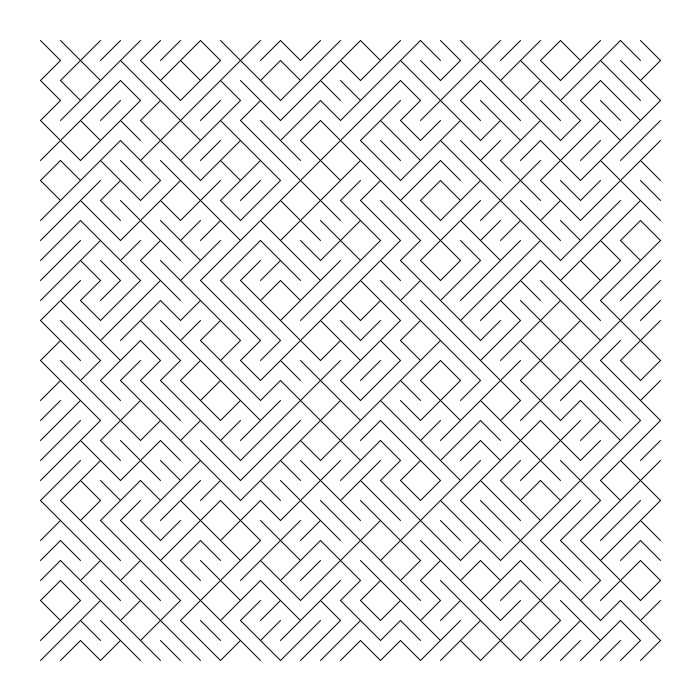
Frame 1 (no input)
Frame 60 (the mouse pressed at the canvas centre just before this capture): identical to frame 1, image omitted
Frame 120 (the mouse held since frame 60 and released just before this capture): identical to frame 1, image omitted

The Processing sketch that drew this single still picture (run headless with seeded random() and noise(); from frame 60 on, the mouse is pressed at the canvas centre):

// Processing sketch: LineasCuadro_01
// ── LineasCuadro_01.pde
//https://generativeartistry.com/


int step = 20;

void setup() {
  size(700, 700);
  init();
}

void init() {
  background(255);
 
  for (int x = 2*step; x < width-2*step; x += step) {
    for (int y = 2*step; y < height-2*step; y += step) {

      if (random(1)>=0.5) {
        line(x, y, x + step, y + step);
      } else {
        line(x+step, y, x, y + step);
      }
    }
  }
}

void draw() {
}



void keyPressed() {

  init();
}
